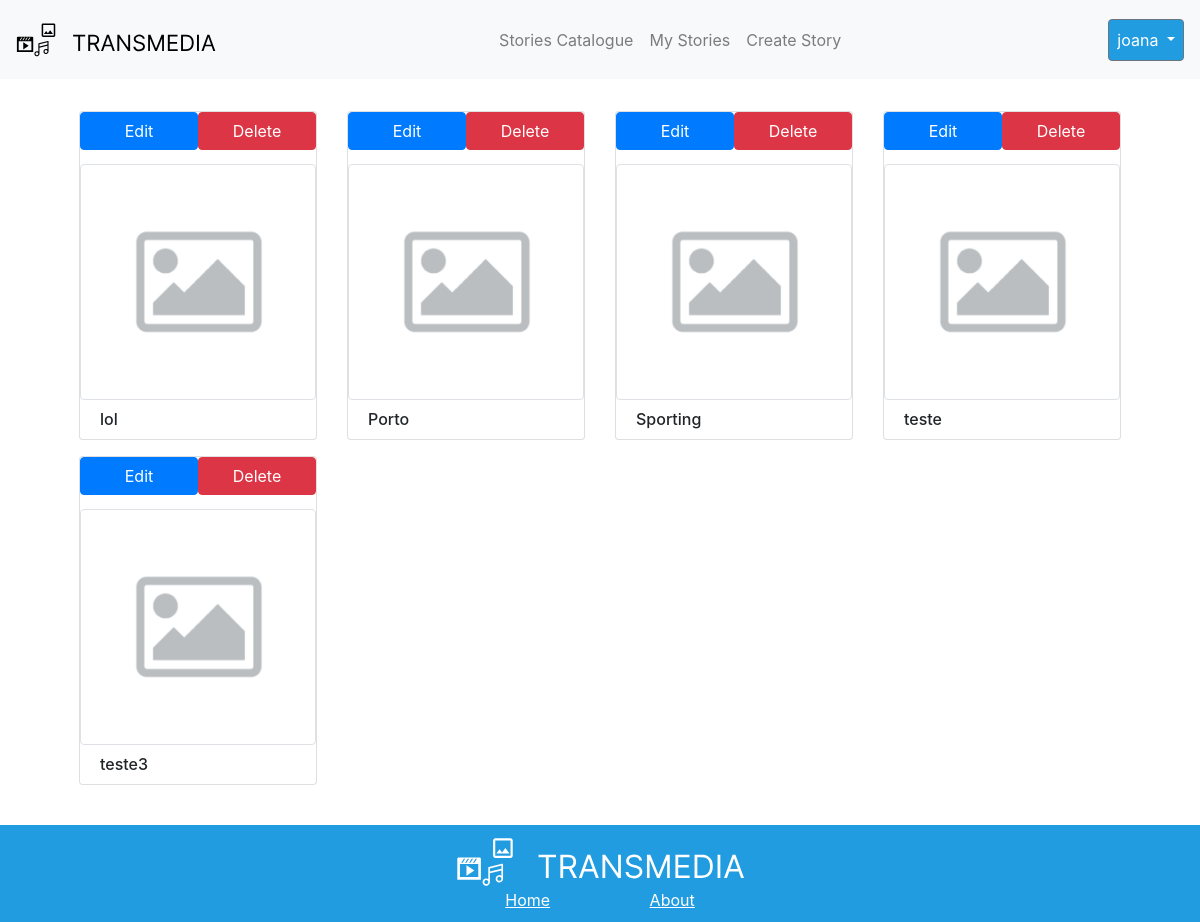
Before: /my_stories.php (signed in) with the older database file.
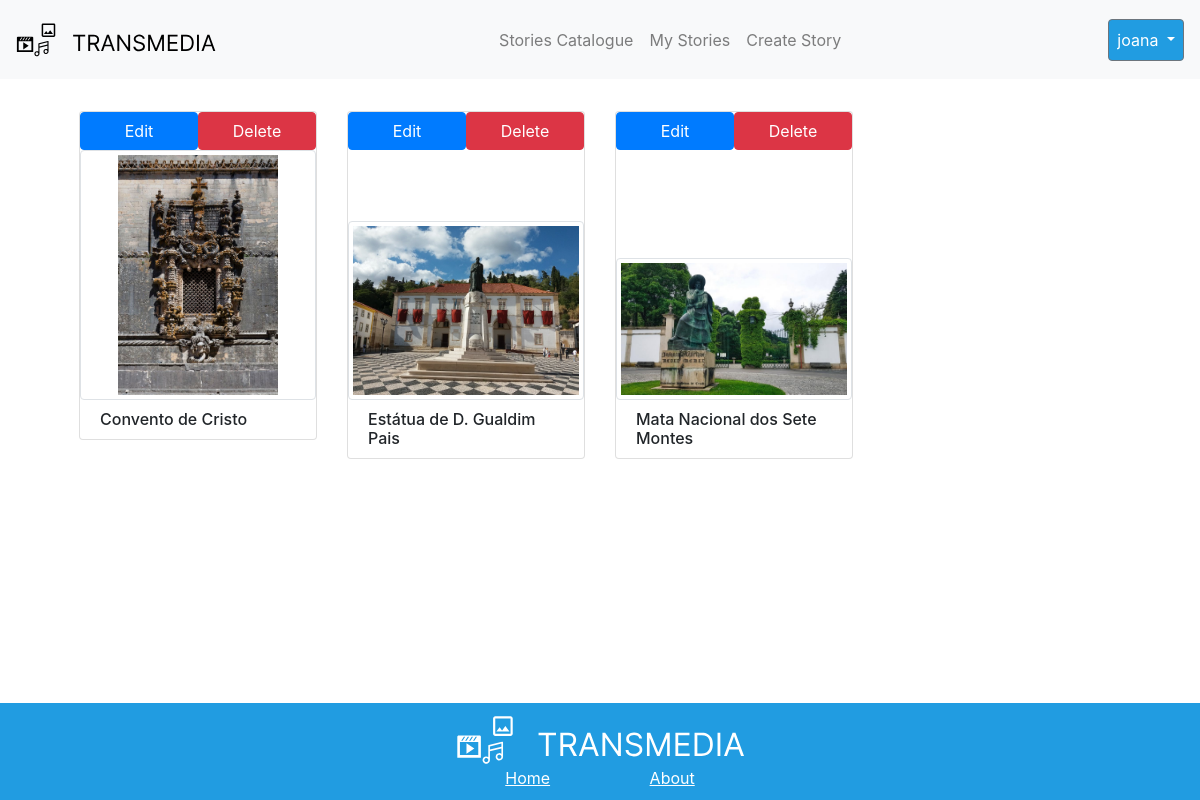
After: the same page with the newer database file.
### tables this page shows
CREATE TABLE `story` (
  `id` int(11) NOT NULL,
  `name` varchar(255) NOT NULL,
  `description` varchar(255) NOT NULL,
  `author` varchar(255) NOT NULL
);

CREATE TABLE `image` (
  `id` int(11) NOT NULL AUTO_INCREMENT,
  `storyID` int(11) NOT NULL,
  `image` varchar(255) DEFAULT NULL,
  `duration` int(11) NOT NULL,
  `storyOrder` int(11) NOT NULL,
  PRIMARY KEY (`id`),
  FOREIGN KEY (`storyID`) REFERENCES `story` (`id`) ON DELETE CASCADE
);

### my_stories.php (the view, shortened to what this page needs)
<?php
include "NavBar.php";
$stmt = $pdo->prepare('SELECT id,name FROM story where author = ? ORDER BY name');
$stmt->execute([$_SESSION['user']]);
$stories = $stmt->fetchAll(PDO::FETCH_DEFAULT);
?>
<!DOCTYPE html>
<html lang="en">
<head>
</head>
<body>
    <div class="stories m-2 mr-5 ml-5 mt-3">
        <div class="row m-3">
            <?php
            foreach ($stories as $story) : ?>
                <div class="col-12 col-sm-6 col-md-4 col-lg-3 mb-3">
                    <div class="card">
                        <div class="row w-100 m-0">
                            <div class="col-6 p-0">
                                <a class="btn btn-primary w-100" href="edit_story.php?id=<?= $story['id'] ?>">Edit</a>
                            </div>
                            <div class="col-6 p-0">
                                <a onclick="confirmDelete()" class="btn btn-danger w-100" href="delete_story.php?id=<?= $story['id'] ?>">Delete</a>
                            </div>
                        </div>
                        <a class="text-reset text-decoration-none" href="selectedStoryPage.php?id=<?= $story['id'] ?>">
                            <div style="height: 250px; display: flex; align-items: flex-end;">
                                <img src="<?php
                                            $stmt = $pdo->prepare('SELECT image FROM image where storyID = ? ORDER BY storyOrder LIMIT 1');
                                            $stmt->execute([$story['id']]);
                                            $stmt->rowCount() > 0 ? $img = "./files/story_" . $story['id'] . "/image/" . $stmt->fetch()['image'] : $img = "default_image.png";
                                            echo $img; ?>" class="w-100 img-thumbnail" alt="Story Image" style="max-height: 100%;">
                            </div>
                            <div class="card-body">
                            <h6 class="card-title m-0"><?php echo $story['name'] ?></h6>
                            </div>
                        </a>
                    </div>
                </div>
            <?php endforeach; ?>
        </div>
    </div>
    <?php
    include "footer.php";
    ?>
</body>
</html>

### NavBar.php (shortened to what this page needs)
<link href="https://cdn.jsdelivr.net/npm/bootstrap@5.0.2/dist/css/bootstrap.min.css" rel="stylesheet">
<link rel="stylesheet" href="./style/navbar.css" type="text/css">
<nav class="navbar navbar-expand-lg navbar-light bg-light">
  <a class="navbar-brand" href="index.php">
    <img src="./assets/logo.svg" width="200" height="50"></img>
  </a>
  <div class="collapse navbar-collapse" id="navbarTransmedia">
    <ul class="navbar-nav mx-auto mt-2 mt-lg-0 ">
      <li class="nav-item">
        <a class="nav-link" href="storiesCatalogue.php">Stories Catalogue</a>
      </li>
      <?php
      if (isset($_SESSION["user"])) {
        echo '<li class="nav-item">
          <a class="nav-link" href="my_stories.php">My Stories</a>
        </li>
        <li class="nav-item">
          <a class="nav-link" href="createStory.php">Create Story</a>
        </li>';
      } ?>
    </ul>
    <ul class="navbar-nav mt-2 mt-lg-0" style="max-width: 200px;">
      <?php
      if (!isset($_SESSION["user"])) {
        echo "<a class='nav-link signin' href='login.php'>Login</a>";
        echo "<a class='nav-link register' href='register.php'>Register</a>";
      } else {
        echo '<li class="nav-item dropdown">
                <a class="nav-link dropdown-toggle btn btn-secondary user-dropdow" id="userDropdown" href="#" id="navbarDropdown" role="button" data-bs-toggle="dropdown" aria-expanded="false">
                  ' . $_SESSION["user"] . '
                </a>
                <ul class="dropdown-menu dropdown-menu-end" aria-labelledby="navbarDropdown">
                  <li><a class="dropdown-item" href="user_edit.php">Edit Profile</a></li>
                  <li><a class="dropdown-item logout" href="logout.php">Logout</a></li>
                </ul>
              </li>';
      }
      ?>
    </ul>
  </div>
</nav>

### footer.php (shortened to what this page needs)
<link rel="stylesheet" href="https://cdn.jsdelivr.net/npm/bootstrap@4.0.0/dist/css/bootstrap.min.css">
<link rel="stylesheet" href="./style/footer.css" type="text/css">
<footer>
  <div>
    <div class="image">
      <img src="./assets/logo_white.svg"></img>
    </div>
    <div class="links">
      <a href="index.php">Home</a>
      <a href="about.php">About</a>
    </div>
  </div>
</footer>

### style/navbar.css (style rules this page uses)
.register, #userDropdown, .dropdown-item:active { background-color: #219CE1 !important; color: #fff !important; }

### style/footer.css (style rules this page uses)
body { min-height: 100vh; display: flex; flex-direction: column; }
footer { margin-top: auto; display: flex; justify-content: center; align-items: center; padding: 10px; background-color: #219CE1; width: 100%; bottom: 0; }
.links { display: flex; align-items: center; justify-content: space-around; }
.links a { color: #fff; text-decoration: underline; }
img { width: 100%; height: auto; }

### my_stories.php (style rules this page uses)
.img-thumbnail { object-fit: contain; max-height: 100%; max-width: 100%; }
.card-body { padding: 10px 20px !important; }

Changed rows visible on the page:
no longer on this page (row edited): story: name "lol"
removed story: name "Porto"
removed story: name "Sporting"
removed story: name "teste"
removed story: name "teste3"
added story: id.image (picture), name "Convento de Cristo"
added story: id.image (picture), name "Estátua de D. Gualdim Pais"
added story: id.image (picture), name "Mata Nacional dos Sete Montes"
